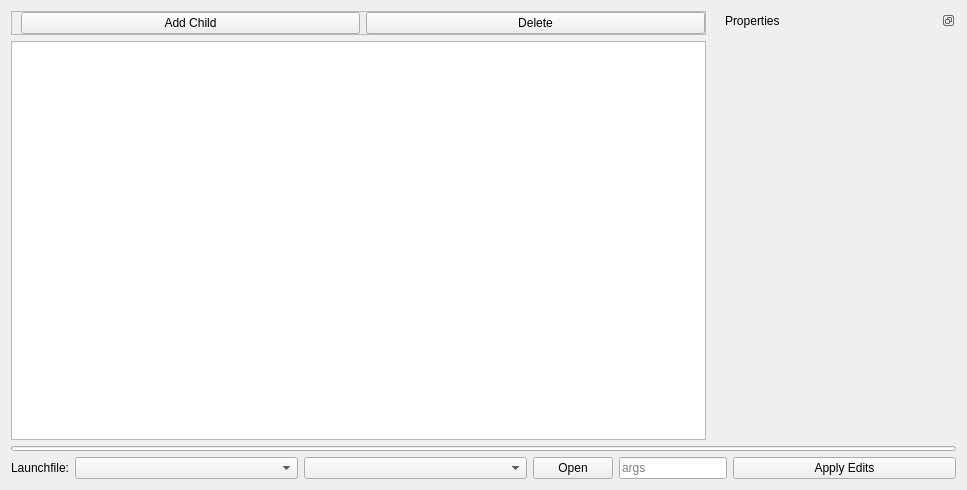
<?xml version="1.0" encoding="UTF-8"?>
<ui version="4.0">
 <class>EditorWidget</class>
 <widget class="QWidget" name="EditorWidget">
  <property name="geometry">
   <rect>
    <x>0</x>
    <y>0</y>
    <width>967</width>
    <height>490</height>
   </rect>
  </property>
  <property name="windowTitle">
   <string>EditorWidget</string>
  </property>
  <layout class="QVBoxLayout" name="verticalLayout_11" stretch="0,0,0">
   <item>
    <widget class="QWidget" name="widget_3" native="true">
     <layout class="QHBoxLayout" name="horizontalLayout_5" stretch="3,1">
      <property name="leftMargin">
       <number>0</number>
      </property>
      <property name="topMargin">
       <number>0</number>
      </property>
      <property name="rightMargin">
       <number>0</number>
      </property>
      <property name="bottomMargin">
       <number>0</number>
      </property>
      <item>
       <widget class="QWidget" name="widget" native="true">
        <layout class="QVBoxLayout" name="verticalLayout">
         <property name="leftMargin">
          <number>0</number>
         </property>
         <property name="topMargin">
          <number>0</number>
         </property>
         <property name="bottomMargin">
          <number>0</number>
         </property>
         <item>
          <widget class="QWidget" name="widget_2" native="true">
           <layout class="QHBoxLayout" name="horizontalLayout_3">
            <property name="leftMargin">
             <number>0</number>
            </property>
            <property name="topMargin">
             <number>0</number>
            </property>
            <property name="rightMargin">
             <number>0</number>
            </property>
            <property name="bottomMargin">
             <number>0</number>
            </property>
            <item>
             <widget class="QFrame" name="frame">
              <property name="frameShape">
               <enum>QFrame::StyledPanel</enum>
              </property>
              <property name="frameShadow">
               <enum>QFrame::Raised</enum>
              </property>
              <layout class="QHBoxLayout" name="horizontalLayout_4">
               <property name="leftMargin">
                <number>9</number>
               </property>
               <property name="topMargin">
                <number>0</number>
               </property>
               <property name="rightMargin">
                <number>0</number>
               </property>
               <property name="bottomMargin">
                <number>0</number>
               </property>
               <item>
                 <widget class="QPushButton" name="_add_button">
                   <property name="text">
                    <string>Add Child</string>
                   </property>
                 </widget>
               </item>
               <item>
                 <widget class="QPushButton" name="_del_button">
                   <property name="text">
                     <string>Delete</string>
                   </property>
                 </widget>
               </item>
              </layout>
             </widget>
            </item>
           </layout>
          </widget>
         </item>
         <item>
          <widget class="QStackedWidget" name="main_view">
           <property name="currentIndex">
            <number>0</number>
           </property>
           <widget class="QWidget" name="page_3">
            <layout class="QVBoxLayout" name="verticalLayout_12">
             <property name="leftMargin">
              <number>0</number>
             </property>
             <property name="topMargin">
              <number>0</number>
             </property>
             <property name="rightMargin">
              <number>0</number>
             </property>
             <property name="bottomMargin">
              <number>0</number>
             </property>
             <item>
              <widget class="QTreeWidget" name="launch_view">
               <attribute name="headerVisible">
                <bool>false</bool>
               </attribute>
               <column>
                <property name="text">
                 <string>1</string>
                </property>
               </column>
              </widget>
             </item>
            </layout>
           </widget>
           <widget class="QWidget" name="page_4">
            <layout class="QVBoxLayout" name="verticalLayout_13">
             <property name="leftMargin">
              <number>0</number>
             </property>
             <property name="topMargin">
              <number>0</number>
             </property>
             <property name="rightMargin">
              <number>0</number>
             </property>
             <property name="bottomMargin">
              <number>0</number>
             </property>
             <item>
              <widget class="QFrame" name="frame_2">
               <property name="frameShape">
                <enum>QFrame::StyledPanel</enum>
               </property>
               <property name="frameShadow">
                <enum>QFrame::Raised</enum>
               </property>
               <layout class="QVBoxLayout" name="verticalLayout_14">
                <item>
                 <spacer name="verticalSpacer_10">
                  <property name="orientation">
                   <enum>Qt::Vertical</enum>
                  </property>
                  <property name="sizeHint" stdset="0">
                   <size>
                    <width>20</width>
                    <height>134</height>
                   </size>
                  </property>
                 </spacer>
                </item>
                <item>
                 <widget class="QLabel" name="label_20">
                  <property name="font">
                   <font>
                    <weight>75</weight>
                    <bold>true</bold>
                   </font>
                  </property>
                  <property name="styleSheet">
                   <string notr="true">color: rgb(170, 0, 0);</string>
                  </property>
                  <property name="text">
                   <string>Failed to open selected launch file:</string>
                  </property>
                  <property name="alignment">
                   <set>Qt::AlignCenter</set>
                  </property>
                 </widget>
                </item>
                <item>
                 <spacer name="verticalSpacer_11">
                  <property name="orientation">
                   <enum>Qt::Vertical</enum>
                  </property>
                  <property name="sizeType">
                   <enum>QSizePolicy::Maximum</enum>
                  </property>
                  <property name="sizeHint" stdset="0">
                   <size>
                    <width>20</width>
                    <height>20</height>
                   </size>
                  </property>
                 </spacer>
                </item>
                <item>
                 <widget class="QLabel" name="error_label">
                  <property name="styleSheet">
                   <string notr="true">color: rgb(170, 0, 0);</string>
                  </property>
                  <property name="text">
                   <string>error_msg</string>
                  </property>
                  <property name="alignment">
                   <set>Qt::AlignCenter</set>
                  </property>
                  <property name="wordWrap">
                   <bool>true</bool>
                  </property>
                 </widget>
                </item>
                <item>
                 <widget class="QLabel" name="help_label">
                  <property name="font">
                   <font>
                    <italic>true</italic>
                   </font>
                  </property>
                  <property name="text">
                   <string>help_msg</string>
                  </property>
                  <property name="alignment">
                   <set>Qt::AlignCenter</set>
                  </property>
                  <property name="wordWrap">
                   <bool>true</bool>
                  </property>
                 </widget>
                </item>
                <item>
                 <spacer name="verticalSpacer_12">
                  <property name="orientation">
                   <enum>Qt::Vertical</enum>
                  </property>
                  <property name="sizeHint" stdset="0">
                   <size>
                    <width>20</width>
                    <height>133</height>
                   </size>
                  </property>
                 </spacer>
                </item>
               </layout>
              </widget>
             </item>
            </layout>
           </widget>
          </widget>
         </item>
        </layout>
       </widget>
      </item>
      <item>
       <widget class="QDockWidget" name="dockWidget">
        <property name="styleSheet">
         <string notr="true"/>
        </property>
        <property name="floating">
         <bool>false</bool>
        </property>
        <property name="features">
         <set>QDockWidget::DockWidgetFloatable|QDockWidget::DockWidgetMovable</set>
        </property>
        <property name="windowTitle">
         <string>Properties</string>
        </property>
        <widget class="QWidget" name="dockWidgetContents">

       
          
         <layout class="QGridLayout" name="gridLayout_2">
           
          <!--<item row="0" column="0">
           <widget class="QStackedWidget" name="properties_content">
            <property name="currentIndex">
             <number>0</number>
            </property>
            <layout class="QVBoxLayout" name="prop_layout">
              
            </layout>
           </widget>
          </item>-->
        </layout>
          <!-- <widget class="QPushButton" name="apply">
            <property name="text">
              <string>Apply Edits</string>
            </property>
          </widget>-->
        <layout class="QGridLayout" name="apply_layout">
         <!-- <item>
            <spacer name="apply_spacer1">
              <property name="orientation">
                <enum>Qt::Vertical</enum>
              </property>
              <property name="sizeHint" stdset="0">
                <size>
                  <width>20</width>
                  <height>20</height>
                </size>
              </property>
            </spacer>
          </item>-->


         <!-- <item>
            <widget class="QPushButton" name="apply">
              <property name="text">
                <string>Apply Edits</string>
              </property>
            </widget>
          </item>-->


         <!-- <item>
            <spacer name="apply_spacer2">
              <property name="orientation">
                <enum>Qt::Vertical</enum>
              </property>
              <property name="sizeHint" stdset="0">
                <size>
                  <width>20</width>
                  <height>20</height>
                </size>
              </property>
            </spacer>
          </item>-->
        </layout>
        <!-- </layout> -->
        </widget>
       </widget>
      </item>
     </layout>
    </widget>
   </item>
   <item>
    <widget class="QProgressBar" name="progress_bar">
     <property name="maximumSize">
      <size>
       <width>16777215</width>
       <height>5</height>
      </size>
     </property>
     <property name="value">
      <number>0</number>
     </property>
     <property name="textVisible">
      <bool>false</bool>
     </property>
    </widget>
   </item>
   <item>
    <widget class="QWidget" name="widget" native="true">
     <layout class="QHBoxLayout" name="horizontalLayout_2" stretch="0,1,1,0,0,1">
      <property name="leftMargin">
       <number>0</number>
      </property>
      <property name="topMargin">
       <number>0</number>
      </property>
      <property name="rightMargin">
       <number>0</number>
      </property>
      <property name="bottomMargin">
       <number>0</number>
      </property>
      <item>
       <widget class="QLabel" name="label">
        <property name="text">
         <string>Launchfile:</string>
        </property>
       </widget>
      </item>
      <item>
       <widget class="QComboBox" name="package_select">
        <property name="editable">
         <bool>false</bool>
        </property>
        <property name="insertPolicy">
         <enum>QComboBox::InsertAtTop</enum>
        </property>
       </widget>
      </item>
      <item>
       <widget class="QComboBox" name="launchfile_select"/>
      </item>
      <item>
       <widget class="QPushButton" name="open_button">
        <property name="toolTip">
         <string>Open and edit this launch file</string>
        </property>
        <property name="text">
         <string>Open</string>
        </property>
       </widget>
      </item>
      
      <item>
       <widget class="QLineEdit" name="args_input">
        <property name="toolTip">
         <string>Pass args to the root launch file like 'arg_key:=arg_value'</string>
        </property>
        <property name="placeholderText">
         <string>args</string>
        </property>
       </widget>
      </item>
      <item>
         <widget class="QPushButton" name="apply">
          <property name="text">
            <string>Apply Edits</string>
          </property>
        </widget>
      </item>
     </layout>
    </widget>
   </item>
  </layout>
 </widget>
 <resources/>
 <connections/>
</ui>
